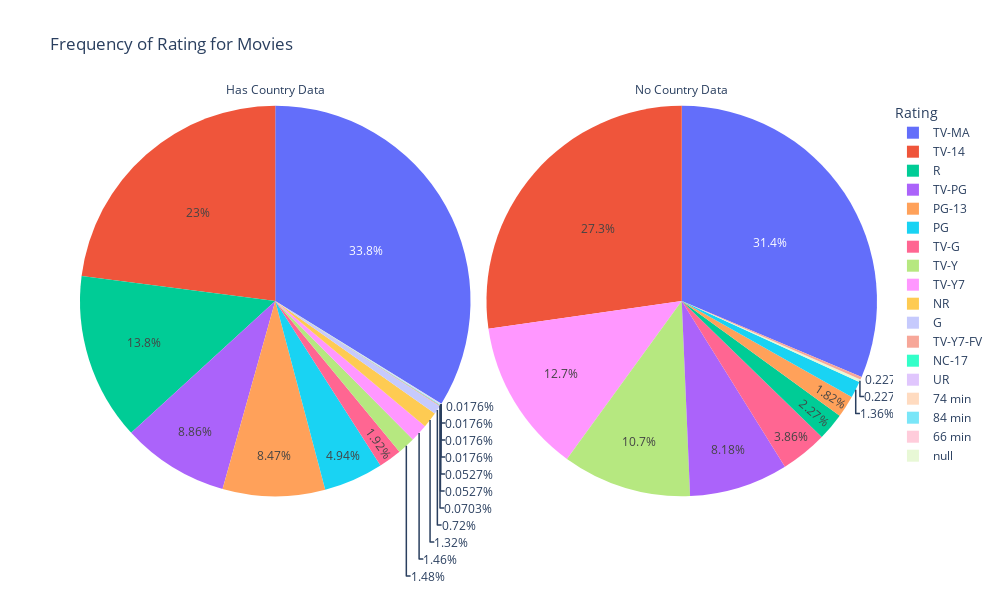

The notebook cell saved with this chart:
### Markdown cell above
##### Rating

### Code cell
fig = px.pie(df_movies,
             names=df_movies['rating'],
             facet_col=df_movies['country'].notna(),
             title="Frequency of Rating for Movies")
fig.for_each_annotation(lambda a: a.update(text="Has Country Data" if a.text=='facet_col=True' else "No Country Data"))
fig.update_layout(legend_title="Rating",
                  autosize=False,
                  width=1000,
                  height=600)
fig.show()

### Figure 1 — Plotly figure (JSON) as saved in the notebook; plotly's stock layout.template omitted (floating-point values rounded to 4 significant figures; data arrays with more than 128 entries replaced by an {"elided": "..."} marker saying what was removed)
{"data": [{"domain": {"x": [0, 0.49], "y": [0, 1]}, "hovertemplate": "facet_col=True<br>label=%{label}<extra></extra>", "labels": {"elided": "5691 str values"}, "legendgroup": "", "name": "", "showlegend": true, "type": "pie"}, {"domain": {"x": [0.51, 1], "y": [0, 1]}, "hovertemplate": "facet_col=False<br>label=%{label}<extra></extra>", "labels": {"elided": "440 str values"}, "legendgroup": "", "name": "", "showlegend": true, "type": "pie"}], "layout": {"annotations": [{"font": {}, "showarrow": false, "text": "Has Country Data", "x": 0.245, "xanchor": "center", "xref": "paper", "y": 1, "yanchor": "bottom", "yref": "paper"}, {"font": {}, "showarrow": false, "text": "No Country Data", "x": 0.755, "xanchor": "center", "xref": "paper", "y": 1, "yanchor": "bottom", "yref": "paper"}], "autosize": false, "height": 600, "legend": {"title": {"text": "Rating"}, "tracegroupgap": 0}, "title": {"text": "Frequency of Rating for Movies"}, "width": 1000}}
